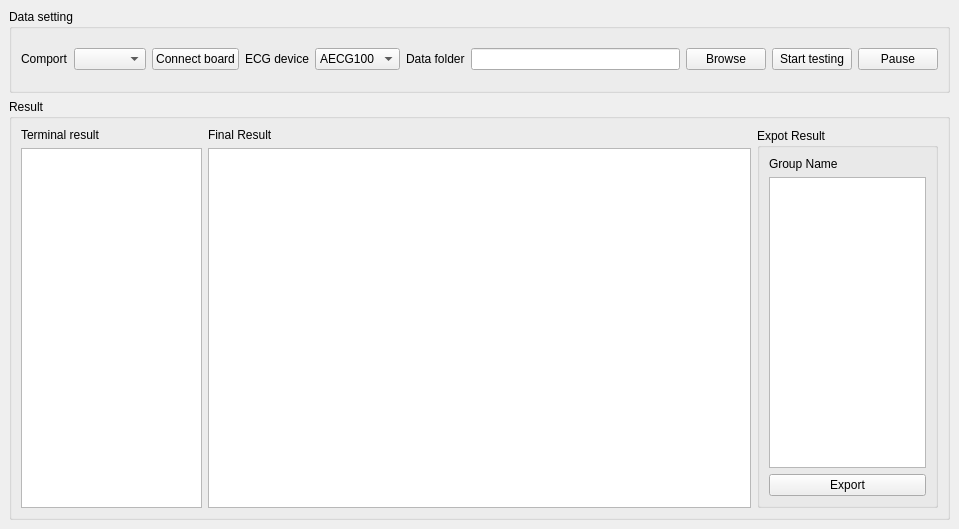
<?xml version="1.0" encoding="UTF-8"?>
<ui version="4.0">
 <class>MainWindow</class>
 <widget class="QMainWindow" name="MainWindow">
  <property name="geometry">
   <rect>
    <x>0</x>
    <y>0</y>
    <width>959</width>
    <height>529</height>
   </rect>
  </property>
  <property name="minimumSize">
   <size>
    <width>10</width>
    <height>10</height>
   </size>
  </property>
  <property name="windowTitle">
   <string>MainWindow</string>
  </property>
  <widget class="QWidget" name="centralwidget">
   <layout class="QGridLayout" name="gridLayout">
    <item row="0" column="0">
     <layout class="QVBoxLayout" name="verticalLayout_3" stretch="1,5">
      <item>
       <widget class="QGroupBox" name="groupBox">
        <property name="title">
         <string>Data setting</string>
        </property>
        <layout class="QGridLayout" name="gridLayout_3">
         <item row="0" column="0">
          <layout class="QHBoxLayout" name="horizontalLayout">
           <item>
            <widget class="QLabel" name="label">
             <property name="text">
              <string>Comport</string>
             </property>
            </widget>
           </item>
           <item>
            <widget class="ComboBox" name="Serial_item"/>
           </item>
           <item>
            <widget class="QPushButton" name="Serial_buttn">
             <property name="text">
              <string>Connect board</string>
             </property>
            </widget>
           </item>
           <item>
            <widget class="QLabel" name="label_6">
             <property name="text">
              <string>ECG device</string>
             </property>
            </widget>
           </item>
           <item>
            <widget class="QComboBox" name="ECG_device_box">
             <item>
              <property name="text">
               <string>AECG100</string>
              </property>
             </item>
             <item>
              <property name="text">
               <string>SECG50</string>
              </property>
             </item>
            </widget>
           </item>
           <item>
            <widget class="QLabel" name="label_2">
             <property name="text">
              <string>Data folder</string>
             </property>
            </widget>
           </item>
           <item>
            <widget class="QLineEdit" name="data_path"/>
           </item>
           <item>
            <widget class="QPushButton" name="data_buttn">
             <property name="text">
              <string>Browse</string>
             </property>
            </widget>
           </item>
           <item>
            <widget class="QPushButton" name="Start_buttn">
             <property name="text">
              <string>Start testing</string>
             </property>
            </widget>
           </item>
           <item>
            <widget class="QPushButton" name="Pause_buttn">
             <property name="text">
              <string>Pause</string>
             </property>
            </widget>
           </item>
          </layout>
         </item>
        </layout>
       </widget>
      </item>
      <item>
       <widget class="QGroupBox" name="groupBox_2">
        <property name="title">
         <string>Result</string>
        </property>
        <layout class="QHBoxLayout" name="horizontalLayout_3">
         <item>
          <layout class="QHBoxLayout" name="horizontalLayout_2" stretch="1,3,1">
           <item>
            <layout class="QVBoxLayout" name="verticalLayout">
             <item>
              <widget class="QLabel" name="label_3">
               <property name="text">
                <string>Terminal result</string>
               </property>
              </widget>
             </item>
             <item>
              <widget class="QTextEdit" name="Terminal_result">
               <property name="readOnly">
                <bool>true</bool>
               </property>
              </widget>
             </item>
            </layout>
           </item>
           <item>
            <layout class="QVBoxLayout" name="verticalLayout_2">
             <item>
              <widget class="QLabel" name="label_4">
               <property name="text">
                <string>Final Result</string>
               </property>
              </widget>
             </item>
             <item>
              <widget class="QTextEdit" name="textEdit_2">
               <property name="readOnly">
                <bool>true</bool>
               </property>
              </widget>
             </item>
            </layout>
           </item>
           <item>
            <widget class="QGroupBox" name="groupBox_3">
             <property name="title">
              <string>Expot Result</string>
             </property>
             <layout class="QVBoxLayout" name="verticalLayout_5">
              <item>
               <layout class="QVBoxLayout" name="verticalLayout_4" stretch="0,7,0">
                <item>
                 <widget class="QLabel" name="label_5">
                  <property name="text">
                   <string>Group Name</string>
                  </property>
                 </widget>
                </item>
                <item>
                 <widget class="QPlainTextEdit" name="plainTextEdit"/>
                </item>
                <item>
                 <widget class="QPushButton" name="pushButton">
                  <property name="text">
                   <string>Export</string>
                  </property>
                 </widget>
                </item>
               </layout>
              </item>
             </layout>
            </widget>
           </item>
          </layout>
         </item>
        </layout>
       </widget>
      </item>
     </layout>
    </item>
   </layout>
  </widget>
 </widget>
 <customwidgets>
  <customwidget>
   <class>ComboBox</class>
   <extends>QComboBox</extends>
   <header>API</header>
  </customwidget>
 </customwidgets>
 <resources/>
 <connections/>
</ui>
